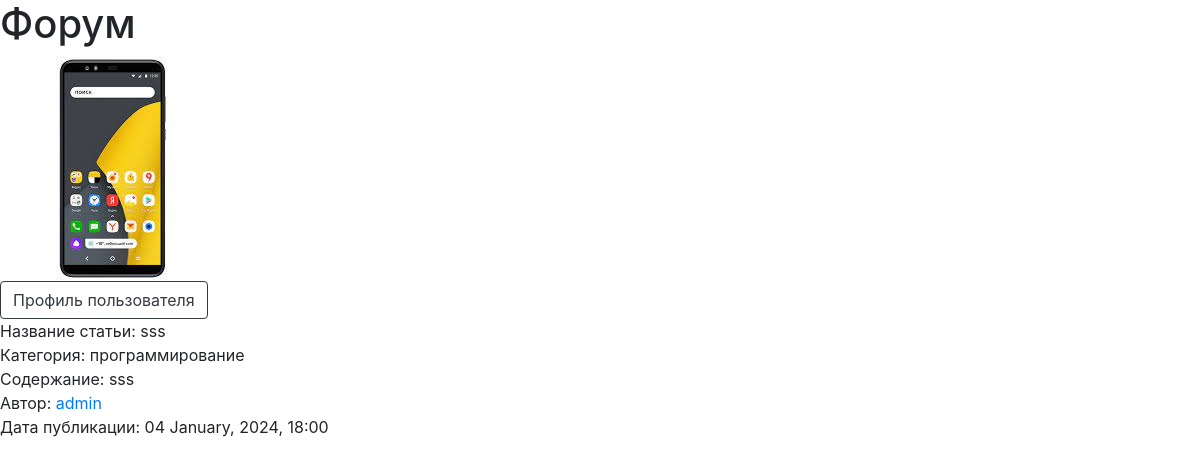
The page / on the database its author committed.
### models.py (models this page shows)
class Base(DeclarativeBase):
    id: Mapped[int_pk]
    created_at: Mapped[datetime] = Column(DateTime, default=utcnow)

class Article(Base):
    __tablename__ = 'articles'
    name_of_article: Mapped[str]
    category: Mapped[str]
    text_of_article: Mapped[str]
    image: Mapped[Optional[str]] = Column(String)
    user_id: Mapped[int] = mapped_column(ForeignKey('users.id'))
    user: Mapped['User'] = relationship(back_populates='articles')

class User(Base, UserMixin):
    __tablename__ = 'users'
    username: Mapped[str]
    bio: Mapped[Optional[str]]
    github: Mapped[Optional[str]]
    telegram: Mapped[Optional[str]]
    avatar: Mapped[Optional[str]] = Column(String)
    email: Mapped[str]
    password: Mapped[str]
    articles: Mapped[list['Article']] = relationship(
        back_populates='user',
        cascade='all'
    )

### app.py (the view)
@app.route('/', methods=['GET'])
def main_page():
    session = SessionFactory()
    articles = upload_articles_and_categories(session)
    return render_template('forum/main_page.html', articles=articles)

### views/main_page/main_page_view.py (called while the page is built)
def upload_articles_and_categories(session):
    articles = session.query(Article).order_by(desc(Article.created_at)).all()
    return articles

### templates/forum/main_page.html (shortened to what this page needs)
<!DOCTYPE html>
<html lang="en">
<head>
    <link rel="stylesheet" href="https://stackpath.bootstrapcdn.com/bootstrap/4.3.1/css/bootstrap.min.css">
</head>
<body>
<h1>Форум</h1>
<img src="{{ url_for('static', filename='avatars/фото.jpg') }}" />
<div>
    <button onclick="window.location.href='{{ url_for('your_profile_page') }}';" type="button" class="btn btn-outline-dark">Профиль пользователя</button>
</div>
{% for article in articles %}
    <div>Название статьи: {{ article.name_of_article }}</div>
    <duv>Категория: {{ article.category }}</duv>
    <div>Содержание: {{ article.text_of_article }}</div>
    <div>Автор: <a href="{{ url_for('user_profile_page', id=article.user.id) }}">{{ article.user.username }}</a></div>
    <div>Дата публикации: {{ article.created_at.strftime('%d %B, %Y, %H:%M') }}</div>
    <br>
{% endfor %}
</body>
</html>

### rows shown on the page
Article: name_of_article "sss", category "программирование", text_of_article "sss", user.username "admin", created_at "04 January, 2024, 18:00"
